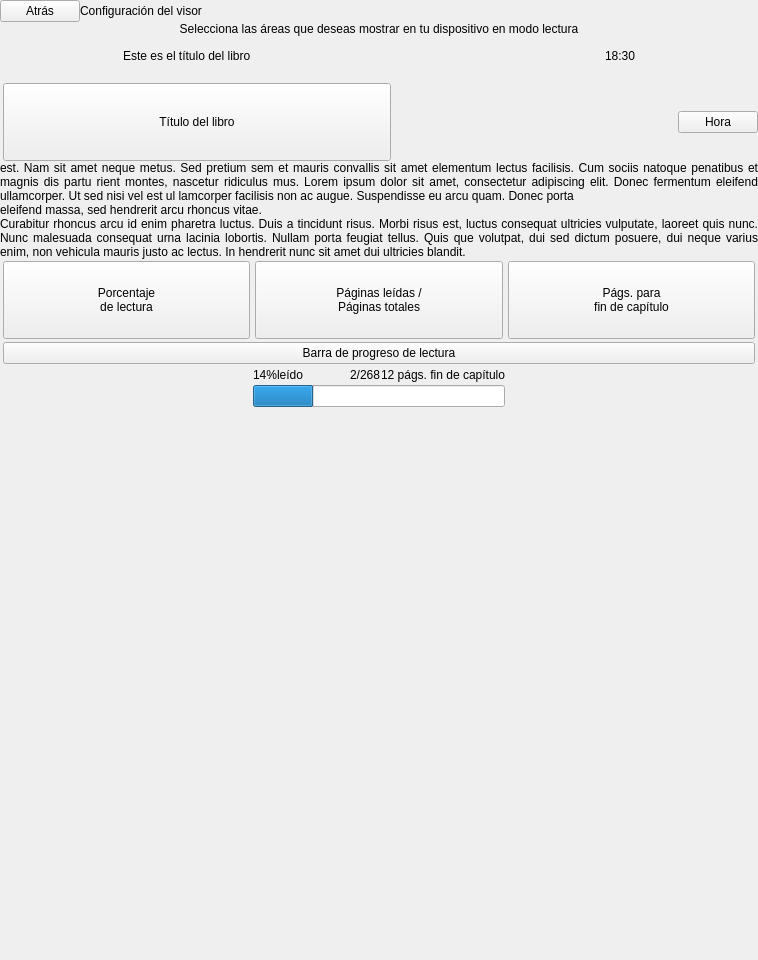
<?xml version="1.0" encoding="UTF-8"?>
<ui version="4.0">
 <class>SettingsReaderProgressBar</class>
 <widget class="QWidget" name="SettingsReaderProgressBar">
  <property name="geometry">
   <rect>
    <x>0</x>
    <y>0</y>
    <width>758</width>
    <height>960</height>
   </rect>
  </property>
  <property name="sizePolicy">
   <sizepolicy hsizetype="Expanding" vsizetype="Expanding">
    <horstretch>0</horstretch>
    <verstretch>0</verstretch>
   </sizepolicy>
  </property>
  <property name="minimumSize">
   <size>
    <width>758</width>
    <height>960</height>
   </size>
  </property>
  <property name="maximumSize">
   <size>
    <width>758</width>
    <height>960</height>
   </size>
  </property>
  <property name="windowTitle">
   <string>Form</string>
  </property>
  <property name="styleSheet">
   <string notr="true"/>
  </property>
  <layout class="QVBoxLayout" name="verticalLayout">
   <property name="spacing">
    <number>0</number>
   </property>
   <property name="margin">
    <number>0</number>
   </property>
   <item>
    <widget class="QWidget" name="settingsSectionHeader" native="true">
     <property name="styleSheet">
      <string notr="true"/>
     </property>
     <layout class="QHBoxLayout" name="horizontalLayout_8">
      <property name="spacing">
       <number>0</number>
      </property>
      <property name="margin">
       <number>0</number>
      </property>
      <item>
       <widget class="SilentQPushButton" name="backBtn">
        <property name="focusPolicy">
         <enum>Qt::NoFocus</enum>
        </property>
        <property name="text">
         <string>Atrás</string>
        </property>
       </widget>
      </item>
      <item>
       <widget class="QLabel" name="sectionTitleLbl">
        <property name="minimumSize">
         <size>
          <width>0</width>
          <height>0</height>
         </size>
        </property>
        <property name="maximumSize">
         <size>
          <width>16777215</width>
          <height>10000</height>
         </size>
        </property>
        <property name="text">
         <string>Configuración del visor</string>
        </property>
       </widget>
      </item>
      <item>
       <spacer name="horizontalSpacer">
        <property name="orientation">
         <enum>Qt::Horizontal</enum>
        </property>
        <property name="sizeHint" stdset="0">
         <size>
          <width>40</width>
          <height>20</height>
         </size>
        </property>
       </spacer>
      </item>
     </layout>
    </widget>
   </item>
   <item>
    <widget class="QFrame" name="settingsMarginTop">
     <property name="frameShape">
      <enum>QFrame::StyledPanel</enum>
     </property>
     <property name="frameShadow">
      <enum>QFrame::Raised</enum>
     </property>
    </widget>
   </item>
   <item>
    <widget class="QWidget" name="widget" native="true">
     <property name="sizePolicy">
      <sizepolicy hsizetype="Preferred" vsizetype="Preferred">
       <horstretch>0</horstretch>
       <verstretch>0</verstretch>
      </sizepolicy>
     </property>
     <property name="minimumSize">
      <size>
       <width>0</width>
       <height>0</height>
      </size>
     </property>
     <layout class="QHBoxLayout" name="horizontalLayout_9">
      <property name="spacing">
       <number>0</number>
      </property>
      <property name="margin">
       <number>0</number>
      </property>
      <item>
       <widget class="QLabel" name="tit_label">
        <property name="sizePolicy">
         <sizepolicy hsizetype="Preferred" vsizetype="Preferred">
          <horstretch>0</horstretch>
          <verstretch>0</verstretch>
         </sizepolicy>
        </property>
        <property name="minimumSize">
         <size>
          <width>0</width>
          <height>0</height>
         </size>
        </property>
        <property name="text">
         <string>Selecciona las áreas que deseas mostrar en tu dispositivo en modo lectura</string>
        </property>
        <property name="alignment">
         <set>Qt::AlignCenter</set>
        </property>
        <property name="wordWrap">
         <bool>true</bool>
        </property>
       </widget>
      </item>
     </layout>
    </widget>
   </item>
   <item>
    <widget class="QWidget" name="horizontalWidget_2" native="true">
     <property name="sizePolicy">
      <sizepolicy hsizetype="Preferred" vsizetype="Fixed">
       <horstretch>0</horstretch>
       <verstretch>0</verstretch>
      </sizepolicy>
     </property>
     <layout class="QHBoxLayout" name="horizontalLayout_10">
      <property name="spacing">
       <number>0</number>
      </property>
      <property name="margin">
       <number>0</number>
      </property>
      <item>
       <widget class="QLabel" name="topLeftLbl">
        <property name="sizePolicy">
         <sizepolicy hsizetype="Expanding" vsizetype="Preferred">
          <horstretch>0</horstretch>
          <verstretch>0</verstretch>
         </sizepolicy>
        </property>
        <property name="minimumSize">
         <size>
          <width>0</width>
          <height>45</height>
         </size>
        </property>
        <property name="text">
         <string/>
        </property>
       </widget>
      </item>
      <item>
       <widget class="QWidget" name="viewerHeaderCont" native="true">
        <property name="minimumSize">
         <size>
          <width>531</width>
          <height>47</height>
         </size>
        </property>
        <property name="maximumSize">
         <size>
          <width>531</width>
          <height>47</height>
         </size>
        </property>
        <layout class="QHBoxLayout" name="horizontalLayout">
         <property name="spacing">
          <number>0</number>
         </property>
         <property name="topMargin">
          <number>1</number>
         </property>
         <item>
          <widget class="QLabel" name="bookTitleLbl">
           <property name="sizePolicy">
            <sizepolicy hsizetype="Preferred" vsizetype="Expanding">
             <horstretch>0</horstretch>
             <verstretch>0</verstretch>
            </sizepolicy>
           </property>
           <property name="text">
            <string>Este es el título del libro</string>
           </property>
          </widget>
         </item>
         <item>
          <spacer name="horizontalSpacer_2">
           <property name="orientation">
            <enum>Qt::Horizontal</enum>
           </property>
           <property name="sizeHint" stdset="0">
            <size>
             <width>40</width>
             <height>20</height>
            </size>
           </property>
          </spacer>
         </item>
         <item>
          <widget class="QLabel" name="dateTimeLbl">
           <property name="sizePolicy">
            <sizepolicy hsizetype="Preferred" vsizetype="Expanding">
             <horstretch>0</horstretch>
             <verstretch>0</verstretch>
            </sizepolicy>
           </property>
           <property name="text">
            <string>18:30</string>
           </property>
          </widget>
         </item>
        </layout>
       </widget>
      </item>
      <item>
       <widget class="QLabel" name="topRightLbl">
        <property name="sizePolicy">
         <sizepolicy hsizetype="Expanding" vsizetype="Preferred">
          <horstretch>0</horstretch>
          <verstretch>0</verstretch>
         </sizepolicy>
        </property>
        <property name="minimumSize">
         <size>
          <width>0</width>
          <height>45</height>
         </size>
        </property>
        <property name="text">
         <string/>
        </property>
       </widget>
      </item>
     </layout>
    </widget>
   </item>
   <item>
    <widget class="QWidget" name="viewerHeaderActionsCont" native="true">
     <layout class="QHBoxLayout" name="horizontalLayout_2">
      <property name="spacing">
       <number>0</number>
      </property>
      <property name="leftMargin">
       <number>3</number>
      </property>
      <property name="topMargin">
       <number>0</number>
      </property>
      <property name="rightMargin">
       <number>0</number>
      </property>
      <property name="bottomMargin">
       <number>0</number>
      </property>
      <item>
       <widget class="QPushButton" name="withBookTitleBtn">
        <property name="sizePolicy">
         <sizepolicy hsizetype="Preferred" vsizetype="Fixed">
          <horstretch>0</horstretch>
          <verstretch>0</verstretch>
         </sizepolicy>
        </property>
        <property name="minimumSize">
         <size>
          <width>388</width>
          <height>78</height>
         </size>
        </property>
        <property name="maximumSize">
         <size>
          <width>388</width>
          <height>78</height>
         </size>
        </property>
        <property name="focusPolicy">
         <enum>Qt::NoFocus</enum>
        </property>
        <property name="text">
         <string>Título del libro</string>
        </property>
        <property name="checkable">
         <bool>true</bool>
        </property>
       </widget>
      </item>
      <item>
       <spacer name="horizontalSpacer_3">
        <property name="orientation">
         <enum>Qt::Horizontal</enum>
        </property>
        <property name="sizeHint" stdset="0">
         <size>
          <width>40</width>
          <height>20</height>
         </size>
        </property>
       </spacer>
      </item>
      <item>
       <widget class="QPushButton" name="withDateTimeBtn">
        <property name="sizePolicy">
         <sizepolicy hsizetype="Preferred" vsizetype="Fixed">
          <horstretch>0</horstretch>
          <verstretch>0</verstretch>
         </sizepolicy>
        </property>
        <property name="focusPolicy">
         <enum>Qt::NoFocus</enum>
        </property>
        <property name="text">
         <string>Hora</string>
        </property>
        <property name="checkable">
         <bool>true</bool>
        </property>
       </widget>
      </item>
     </layout>
    </widget>
   </item>
   <item>
    <widget class="QLabel" name="viewerTextLbl">
     <property name="text">
      <string>est. Nam sit amet neque metus. Sed pretium sem et mauris convallis sit amet elementum lectus facilisis. Cum sociis natoque penatibus et magnis dis partu rient montes, nascetur ridiculus mus. Lorem ipsum dolor sit amet, consectetur adipiscing elit. Donec fermentum eleifend ullamcorper. Ut sed nisi vel est ul lamcorper facilisis non ac augue. Suspendisse eu arcu quam. Donec porta
eleifend massa, sed hendrerit arcu rhoncus vitae.
Curabitur rhoncus arcu id enim pharetra luctus. Duis a tincidunt risus. Morbi risus est, luctus consequat ultricies vulputate, laoreet quis nunc. Nunc malesuada consequat urna lacinia lobortis. Nullam porta feugiat tellus. Quis que volutpat, dui sed dictum posuere, dui neque varius enim, non vehicula mauris justo ac lectus. In hendrerit nunc sit amet dui ultricies blandit.</string>
     </property>
     <property name="alignment">
      <set>Qt::AlignJustify|Qt::AlignVCenter</set>
     </property>
     <property name="wordWrap">
      <bool>true</bool>
     </property>
     <property name="indent">
      <number>0</number>
     </property>
    </widget>
   </item>
   <item>
    <widget class="QWidget" name="viewerBottomActionsCont" native="true">
     <layout class="QVBoxLayout" name="verticalLayout_2">
      <property name="spacing">
       <number>0</number>
      </property>
      <property name="margin">
       <number>0</number>
      </property>
      <item>
       <widget class="QWidget" name="readingActions" native="true">
        <property name="minimumSize">
         <size>
          <width>0</width>
          <height>83</height>
         </size>
        </property>
        <property name="maximumSize">
         <size>
          <width>16777215</width>
          <height>83</height>
         </size>
        </property>
        <layout class="QHBoxLayout" name="horizontalLayout_3">
         <property name="spacing">
          <number>5</number>
         </property>
         <property name="leftMargin">
          <number>3</number>
         </property>
         <property name="topMargin">
          <number>0</number>
         </property>
         <property name="rightMargin">
          <number>3</number>
         </property>
         <property name="bottomMargin">
          <number>0</number>
         </property>
         <item>
          <widget class="SilentQPushButton" name="withProgressBtn">
           <property name="sizePolicy">
            <sizepolicy hsizetype="Preferred" vsizetype="Fixed">
             <horstretch>0</horstretch>
             <verstretch>0</verstretch>
            </sizepolicy>
           </property>
           <property name="minimumSize">
            <size>
             <width>0</width>
             <height>0</height>
            </size>
           </property>
           <property name="maximumSize">
            <size>
             <width>1000</width>
             <height>78</height>
            </size>
           </property>
           <property name="focusPolicy">
            <enum>Qt::NoFocus</enum>
           </property>
           <property name="text">
            <string>Porcentaje 
de lectura</string>
           </property>
           <property name="checkable">
            <bool>true</bool>
           </property>
           <property name="checked">
            <bool>false</bool>
           </property>
          </widget>
         </item>
         <item>
          <widget class="SilentQPushButton" name="withPageBtn">
           <property name="sizePolicy">
            <sizepolicy hsizetype="Fixed" vsizetype="Fixed">
             <horstretch>0</horstretch>
             <verstretch>0</verstretch>
            </sizepolicy>
           </property>
           <property name="minimumSize">
            <size>
             <width>0</width>
             <height>0</height>
            </size>
           </property>
           <property name="maximumSize">
            <size>
             <width>100000</width>
             <height>78</height>
            </size>
           </property>
           <property name="focusPolicy">
            <enum>Qt::NoFocus</enum>
           </property>
           <property name="text">
            <string>Páginas leídas /
Páginas totales</string>
           </property>
           <property name="checkable">
            <bool>true</bool>
           </property>
          </widget>
         </item>
         <item>
          <widget class="SilentQPushButton" name="withProgressBtn_2">
           <property name="sizePolicy">
            <sizepolicy hsizetype="Fixed" vsizetype="Fixed">
             <horstretch>0</horstretch>
             <verstretch>0</verstretch>
            </sizepolicy>
           </property>
           <property name="minimumSize">
            <size>
             <width>0</width>
             <height>0</height>
            </size>
           </property>
           <property name="maximumSize">
            <size>
             <width>1000</width>
             <height>78</height>
            </size>
           </property>
           <property name="focusPolicy">
            <enum>Qt::NoFocus</enum>
           </property>
           <property name="text">
            <string>Págs. para  
fin de capítulo</string>
           </property>
           <property name="checkable">
            <bool>true</bool>
           </property>
           <property name="checked">
            <bool>false</bool>
           </property>
          </widget>
         </item>
        </layout>
       </widget>
      </item>
      <item>
       <widget class="QWidget" name="progressBarCont" native="true">
        <layout class="QHBoxLayout" name="progressBaxxrCont">
         <property name="spacing">
          <number>3</number>
         </property>
         <property name="leftMargin">
          <number>3</number>
         </property>
         <property name="topMargin">
          <number>0</number>
         </property>
         <property name="rightMargin">
          <number>3</number>
         </property>
         <property name="bottomMargin">
          <number>0</number>
         </property>
         <item>
          <widget class="SilentQPushButton" name="withProgressBarBtn">
           <property name="sizePolicy">
            <sizepolicy hsizetype="Expanding" vsizetype="Fixed">
             <horstretch>0</horstretch>
             <verstretch>0</verstretch>
            </sizepolicy>
           </property>
           <property name="focusPolicy">
            <enum>Qt::NoFocus</enum>
           </property>
           <property name="text">
            <string>Barra de progreso de lectura</string>
           </property>
           <property name="checkable">
            <bool>true</bool>
           </property>
          </widget>
         </item>
        </layout>
       </widget>
      </item>
     </layout>
    </widget>
   </item>
   <item>
    <widget class="QWidget" name="horizontalWidget" native="true">
     <property name="sizePolicy">
      <sizepolicy hsizetype="Preferred" vsizetype="Fixed">
       <horstretch>0</horstretch>
       <verstretch>0</verstretch>
      </sizepolicy>
     </property>
     <layout class="QHBoxLayout" name="horizontalLayout_7">
      <property name="spacing">
       <number>0</number>
      </property>
      <property name="margin">
       <number>1</number>
      </property>
      <item>
       <widget class="QLabel" name="bottomLeftLbl">
        <property name="sizePolicy">
         <sizepolicy hsizetype="Expanding" vsizetype="Fixed">
          <horstretch>0</horstretch>
          <verstretch>0</verstretch>
         </sizepolicy>
        </property>
        <property name="text">
         <string/>
        </property>
       </widget>
      </item>
      <item>
       <widget class="QWidget" name="viewerBottomCont" native="true">
        <layout class="QHBoxLayout" name="horizontalLayout_4">
         <property name="spacing">
          <number>0</number>
         </property>
         <property name="margin">
          <number>0</number>
         </property>
         <item>
          <widget class="QWidget" name="viewerBottom" native="true">
           <layout class="QVBoxLayout" name="verticalLayout_3">
            <property name="spacing">
             <number>0</number>
            </property>
            <property name="margin">
             <number>0</number>
            </property>
            <item>
             <widget class="QWidget" name="readingInfoCont" native="true">
              <layout class="QHBoxLayout" name="horizontalLayout_5">
               <property name="spacing">
                <number>0</number>
               </property>
               <property name="margin">
                <number>0</number>
               </property>
               <item>
                <widget class="QLabel" name="percentLbl">
                 <property name="text">
                  <string>14%</string>
                 </property>
                 <property name="wordWrap">
                  <bool>true</bool>
                 </property>
                 <property name="indent">
                  <number>0</number>
                 </property>
                </widget>
               </item>
               <item>
                <widget class="QLabel" name="readedLbl">
                 <property name="text">
                  <string>leído</string>
                 </property>
                 <property name="wordWrap">
                  <bool>true</bool>
                 </property>
                 <property name="indent">
                  <number>0</number>
                 </property>
                </widget>
               </item>
               <item>
                <spacer name="horizontalSpacer_5">
                 <property name="orientation">
                  <enum>Qt::Horizontal</enum>
                 </property>
                 <property name="sizeHint" stdset="0">
                  <size>
                   <width>40</width>
                   <height>20</height>
                  </size>
                 </property>
                </spacer>
               </item>
               <item>
                <widget class="QLabel" name="pagerLbl">
                 <property name="text">
                  <string>2/268</string>
                 </property>
                 <property name="wordWrap">
                  <bool>true</bool>
                 </property>
                 <property name="indent">
                  <number>0</number>
                 </property>
                </widget>
               </item>
               <item>
                <widget class="QLabel" name="pagToFinishLbl">
                 <property name="text">
                  <string>12 págs. fin de capítulo</string>
                 </property>
                 <property name="wordWrap">
                  <bool>false</bool>
                 </property>
                 <property name="indent">
                  <number>0</number>
                 </property>
                </widget>
               </item>
              </layout>
             </widget>
            </item>
            <item>
             <widget class="QProgressBar" name="readingProgress">
              <property name="value">
               <number>24</number>
              </property>
              <property name="format">
               <string/>
              </property>
             </widget>
            </item>
           </layout>
          </widget>
         </item>
        </layout>
       </widget>
      </item>
      <item>
       <widget class="QLabel" name="bottomRightLbl">
        <property name="sizePolicy">
         <sizepolicy hsizetype="Expanding" vsizetype="Fixed">
          <horstretch>0</horstretch>
          <verstretch>0</verstretch>
         </sizepolicy>
        </property>
        <property name="text">
         <string/>
        </property>
       </widget>
      </item>
     </layout>
    </widget>
   </item>
   <item>
    <spacer name="verticalSpacer">
     <property name="orientation">
      <enum>Qt::Vertical</enum>
     </property>
     <property name="sizeHint" stdset="0">
      <size>
       <width>20</width>
       <height>40</height>
      </size>
     </property>
    </spacer>
   </item>
  </layout>
 </widget>
 <customwidgets>
  <customwidget>
   <class>SilentQPushButton</class>
   <extends>QPushButton</extends>
   <header>SilentQPushButton.h</header>
  </customwidget>
 </customwidgets>
 <resources/>
 <connections/>
</ui>
